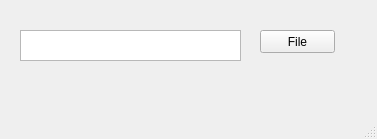
<?xml version="1.0" encoding="UTF-8"?>
<ui version="4.0">
 <class>MainWindow</class>
 <widget class="QMainWindow" name="MainWindow">
  <property name="geometry">
   <rect>
    <x>0</x>
    <y>0</y>
    <width>377</width>
    <height>139</height>
   </rect>
  </property>
  <property name="windowTitle">
   <string>MainWindow</string>
  </property>
  <widget class="QWidget" name="centralwidget">
   <widget class="QPushButton" name="pushButton">
    <property name="geometry">
     <rect>
      <x>260</x>
      <y>30</y>
      <width>75</width>
      <height>23</height>
     </rect>
    </property>
    <property name="text">
     <string>File</string>
    </property>
   </widget>
   <widget class="QTextEdit" name="textEdit">
    <property name="geometry">
     <rect>
      <x>20</x>
      <y>30</y>
      <width>221</width>
      <height>31</height>
     </rect>
    </property>
   </widget>
  </widget>
  <widget class="QMenuBar" name="menubar">
   <property name="geometry">
    <rect>
     <x>0</x>
     <y>0</y>
     <width>377</width>
     <height>24</height>
    </rect>
   </property>
  </widget>
  <widget class="QStatusBar" name="statusbar"/>
 </widget>
 <resources/>
 <connections/>
</ui>
